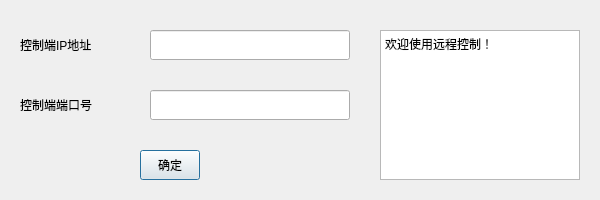
<?xml version="1.0" encoding="UTF-8"?>
<ui version="4.0">
 <class>Dialog</class>
 <widget class="QDialog" name="Dialog">
  <property name="geometry">
   <rect>
    <x>0</x>
    <y>0</y>
    <width>600</width>
    <height>200</height>
   </rect>
  </property>
  <property name="minimumSize">
   <size>
    <width>600</width>
    <height>200</height>
   </size>
  </property>
  <property name="maximumSize">
   <size>
    <width>600</width>
    <height>200</height>
   </size>
  </property>
  <property name="windowTitle">
   <string>控制端</string>
  </property>
  <widget class="QLineEdit" name="ip_lineEdit">
   <property name="geometry">
    <rect>
     <x>150</x>
     <y>30</y>
     <width>200</width>
     <height>30</height>
    </rect>
   </property>
   <property name="minimumSize">
    <size>
     <width>200</width>
     <height>30</height>
    </size>
   </property>
   <property name="maximumSize">
    <size>
     <width>200</width>
     <height>30</height>
    </size>
   </property>
   <property name="text">
    <string/>
   </property>
  </widget>
  <widget class="QLabel" name="label">
   <property name="geometry">
    <rect>
     <x>20</x>
     <y>30</y>
     <width>150</width>
     <height>30</height>
    </rect>
   </property>
   <property name="minimumSize">
    <size>
     <width>150</width>
     <height>30</height>
    </size>
   </property>
   <property name="maximumSize">
    <size>
     <width>150</width>
     <height>30</height>
    </size>
   </property>
   <property name="text">
    <string>控制端IP地址</string>
   </property>
  </widget>
  <widget class="QLabel" name="label_2">
   <property name="geometry">
    <rect>
     <x>20</x>
     <y>90</y>
     <width>150</width>
     <height>30</height>
    </rect>
   </property>
   <property name="minimumSize">
    <size>
     <width>150</width>
     <height>30</height>
    </size>
   </property>
   <property name="maximumSize">
    <size>
     <width>150</width>
     <height>30</height>
    </size>
   </property>
   <property name="text">
    <string>控制端端口号</string>
   </property>
  </widget>
  <widget class="QLineEdit" name="port_lineEdit">
   <property name="geometry">
    <rect>
     <x>150</x>
     <y>90</y>
     <width>200</width>
     <height>30</height>
    </rect>
   </property>
   <property name="minimumSize">
    <size>
     <width>200</width>
     <height>30</height>
    </size>
   </property>
   <property name="maximumSize">
    <size>
     <width>200</width>
     <height>30</height>
    </size>
   </property>
   <property name="text">
    <string/>
   </property>
  </widget>
  <widget class="QPushButton" name="ok_Button">
   <property name="geometry">
    <rect>
     <x>140</x>
     <y>150</y>
     <width>60</width>
     <height>30</height>
    </rect>
   </property>
   <property name="minimumSize">
    <size>
     <width>60</width>
     <height>30</height>
    </size>
   </property>
   <property name="maximumSize">
    <size>
     <width>60</width>
     <height>30</height>
    </size>
   </property>
   <property name="text">
    <string>确定</string>
   </property>
  </widget>
  <widget class="QTextBrowser" name="information">
   <property name="geometry">
    <rect>
     <x>380</x>
     <y>30</y>
     <width>200</width>
     <height>150</height>
    </rect>
   </property>
   <property name="minimumSize">
    <size>
     <width>200</width>
     <height>150</height>
    </size>
   </property>
   <property name="maximumSize">
    <size>
     <width>200</width>
     <height>150</height>
    </size>
   </property>
   <property name="html">
    <string>&lt;!DOCTYPE HTML PUBLIC &quot;-//W3C//DTD HTML 4.0//EN&quot; &quot;http://www.w3.org/TR/REC-html40/strict.dtd&quot;&gt;
&lt;html&gt;&lt;head&gt;&lt;meta name=&quot;qrichtext&quot; content=&quot;1&quot; /&gt;&lt;style type=&quot;text/css&quot;&gt;
p, li { white-space: pre-wrap; }
&lt;/style&gt;&lt;/head&gt;&lt;body style=&quot; font-family:'SimSun'; font-size:9pt; font-weight:400; font-style:normal;&quot;&gt;
&lt;p style=&quot; margin-top:0px; margin-bottom:0px; margin-left:0px; margin-right:0px; -qt-block-indent:0; text-indent:0px;&quot;&gt;欢迎使用远程控制！&lt;/p&gt;&lt;/body&gt;&lt;/html&gt;</string>
   </property>
  </widget>
 </widget>
 <resources/>
 <connections/>
</ui>
